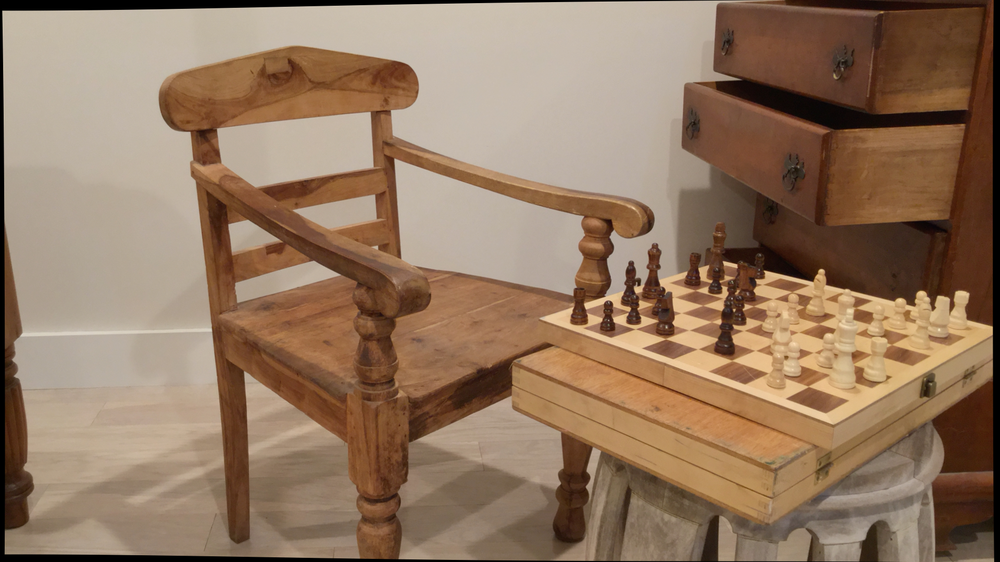
#> input picture im0.png, 1000 x 562 px, shrunk from 1920 x 1080 before the run
$ jupyter execute cv6.ipynb
#> lines starting #> are read from the running program, lines starting #| are printed output that depends on the picture
[cell 1]
import cv2
import numpy as np
import matplotlib.pyplot as plt

focal_length = 1758.23      # in pixels
baseline =0.12486        # in meters

img_left = cv2.imread('im0.png')
#> img_left is the input picture: shape (562, 1000, 3); mean B, G, R 96.9, 120, 146.9
img_right = cv2.imread('im1.png')
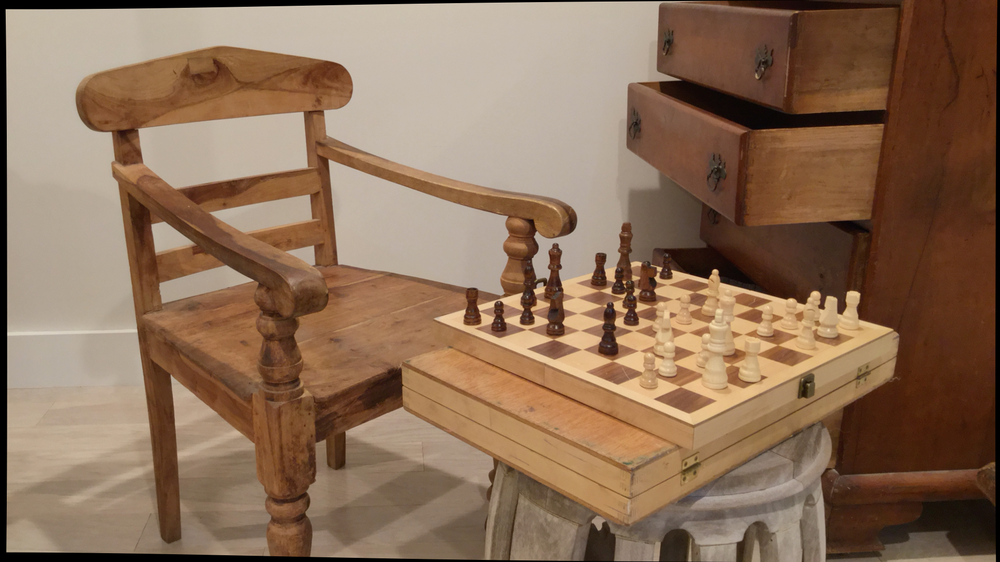
#> input picture im1.png, 1000 x 562 px, shrunk from 1920 x 1080 before the run
#> img_right is the input picture: shape (562, 1000, 3); mean B, G, R 88.1, 111.4, 140

img_left_rgb = cv2.cvtColor(img_left, cv2.COLOR_BGR2RGB)
img_right_rgb = cv2.cvtColor(img_right, cv2.COLOR_BGR2RGB)

gray_left = cv2.cvtColor(img_left_rgb, cv2.COLOR_BGR2GRAY)
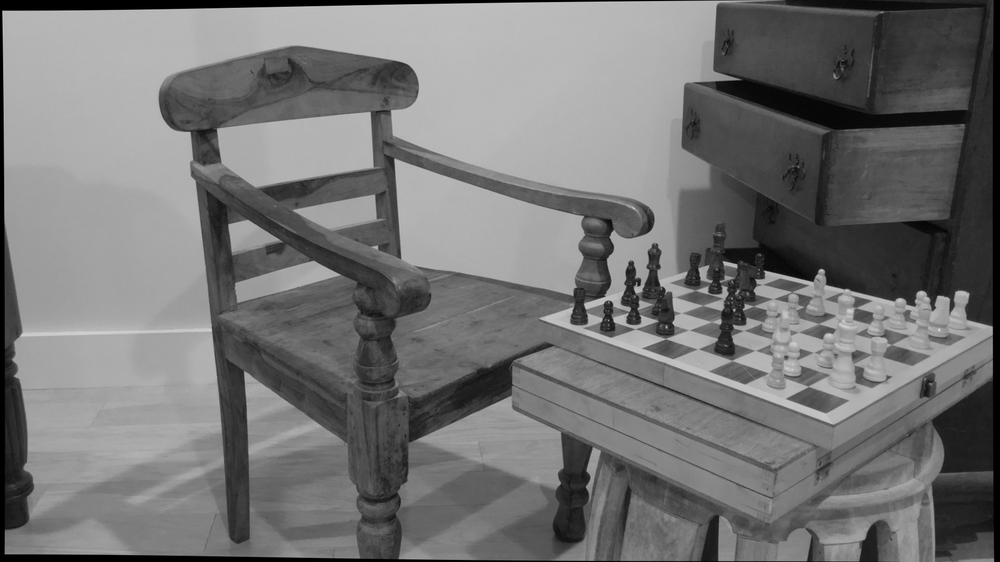
#> gray_left: shape (562, 1000); min 0, max 216, mean 116.2
gray_right = cv2.cvtColor(img_right_rgb, cv2.COLOR_BGR2GRAY)
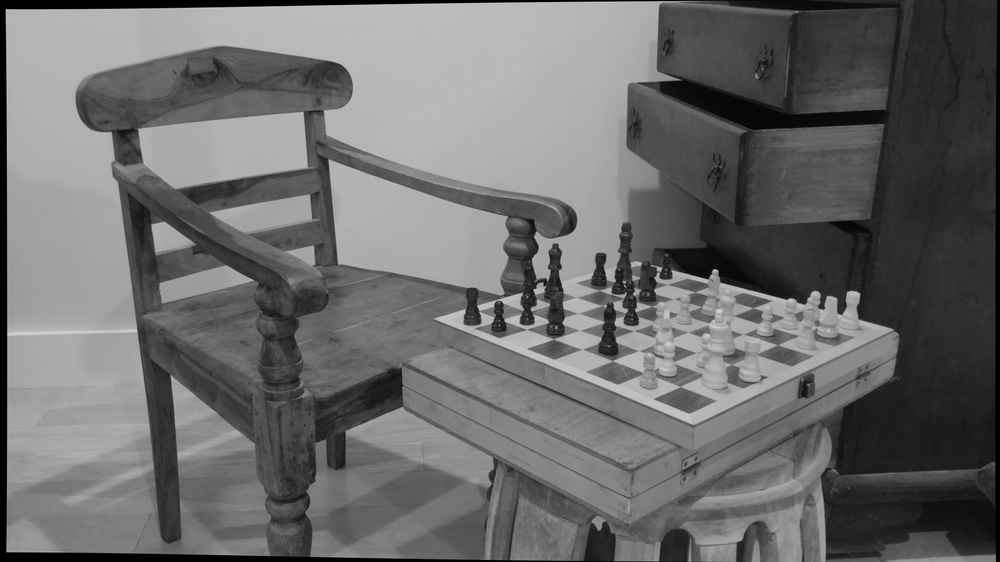
#> gray_right: shape (562, 1000); min 0, max 217, mean 107.7

plt.subplot(1,2,1)
plt.imshow(gray_left,cmap='gray')
plt.subplot(1,2,2)
plt.imshow(gray_right,cmap='gray')
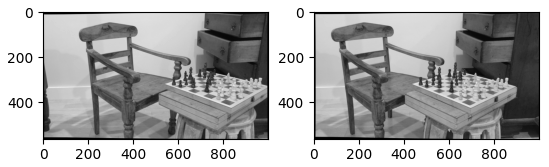
#> figure drawn by matplotlib, 2 panels

[cell 2]
num_disparities = 64
block_size = 15

stereo = cv2.StereoBM_create(numDisparities=num_disparities, blockSize=block_size)
disparity = stereo.compute(gray_left, gray_right).astype(np.float32)
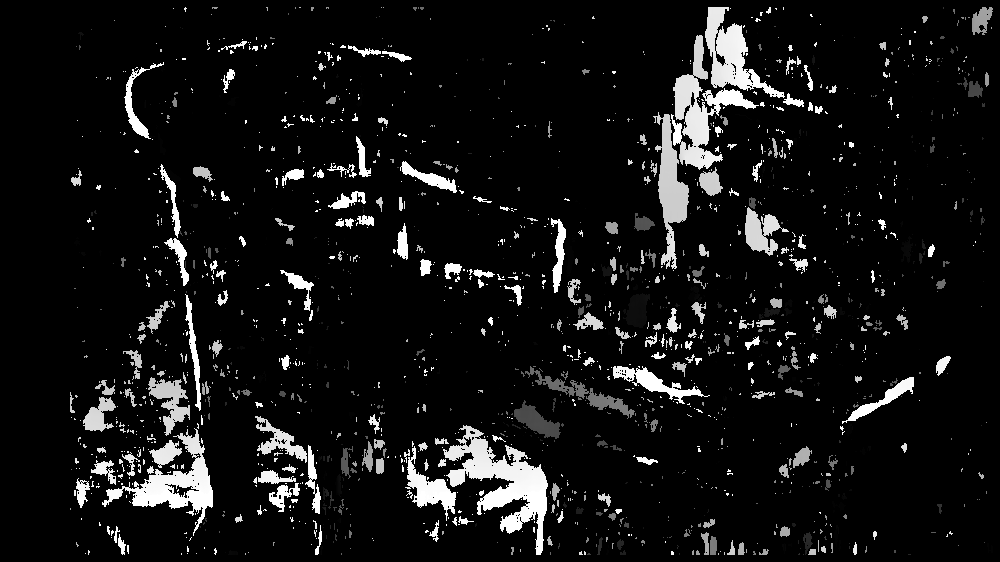
#> disparity: shape (562, 1000) float32; min -16, max 1008, mean 64.2; drawn with min black and max white

disparity[disparity <= 0] = 1.0

depth_map = (focal_length * baseline) / disparity
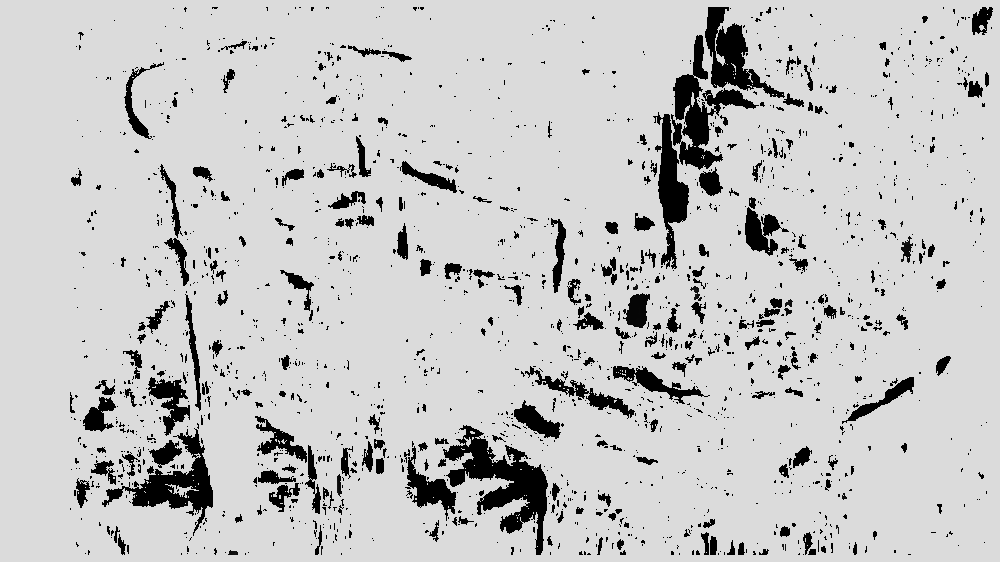
#> depth_map: shape (562, 1000) float32; min 0.218, max 219.5, mean 198.6

depth_normalized = cv2.normalize(depth_map, None, 0, 255, cv2.NORM_MINMAX)
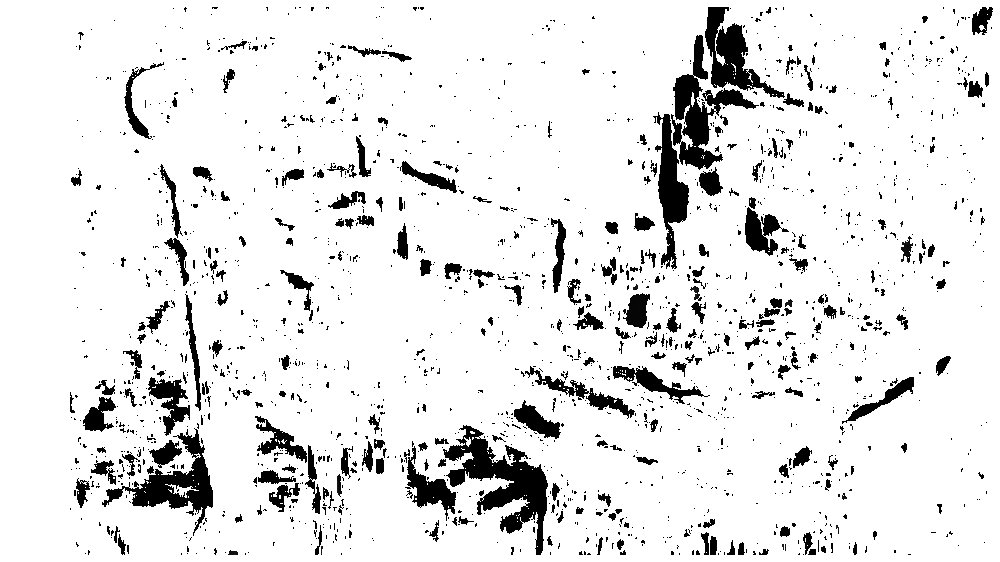
#> depth_normalized: shape (562, 1000) float32; min 1.59e-09, max 255, mean 230.7
depth_normalized = np.uint8(depth_normalized)

plt.figure(figsize=(10,5))
plt.subplot(1,2,1)
plt.imshow(disparity, cmap='plasma')
plt.title("Disparity Map")
plt.axis('off')
plt.subplot(1,2,2)
plt.imshow(depth_normalized, cmap='plasma')
plt.title("Depth Map")
plt.axis('off')

plt.show()
